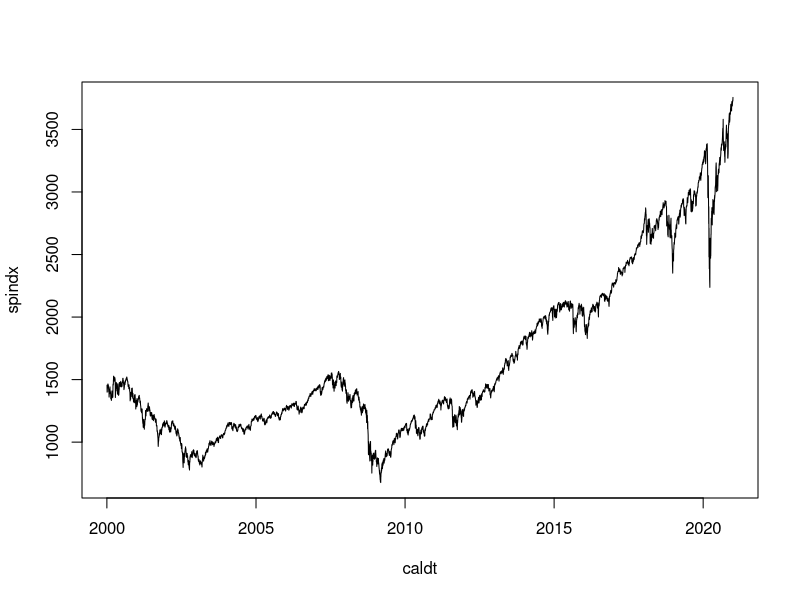
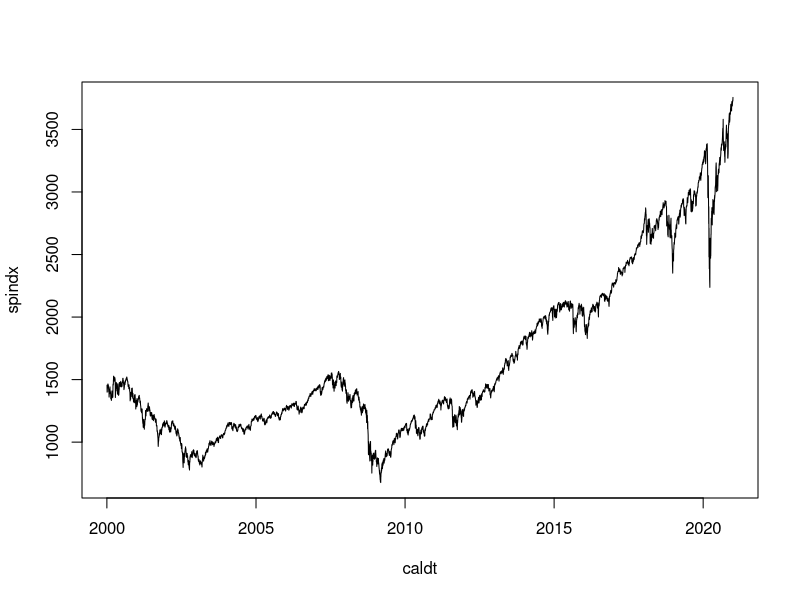
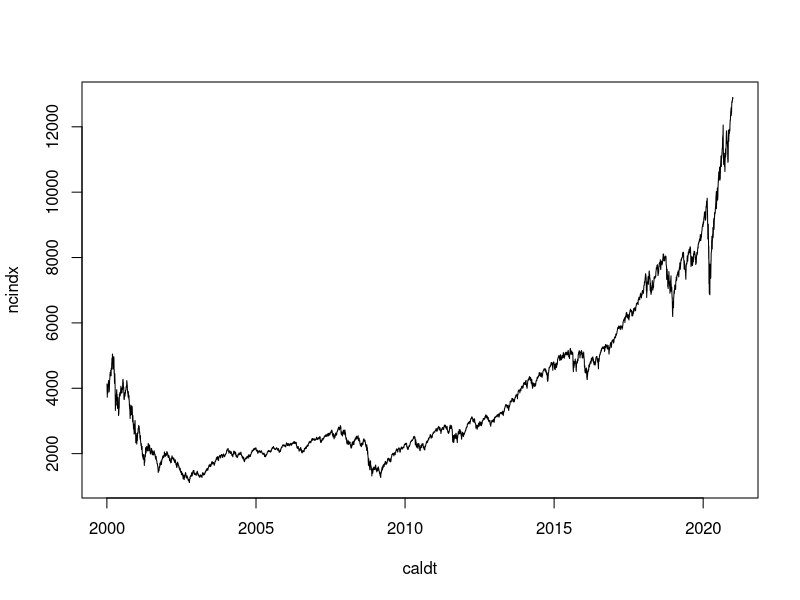
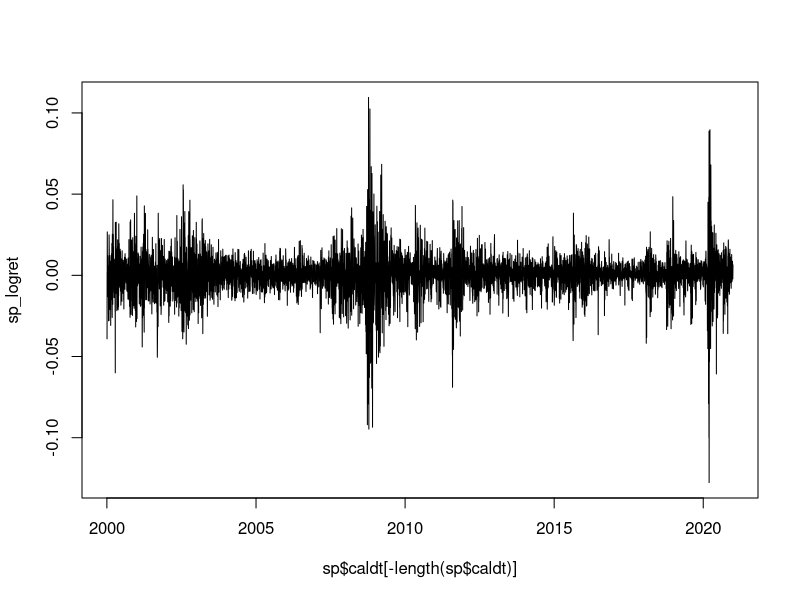
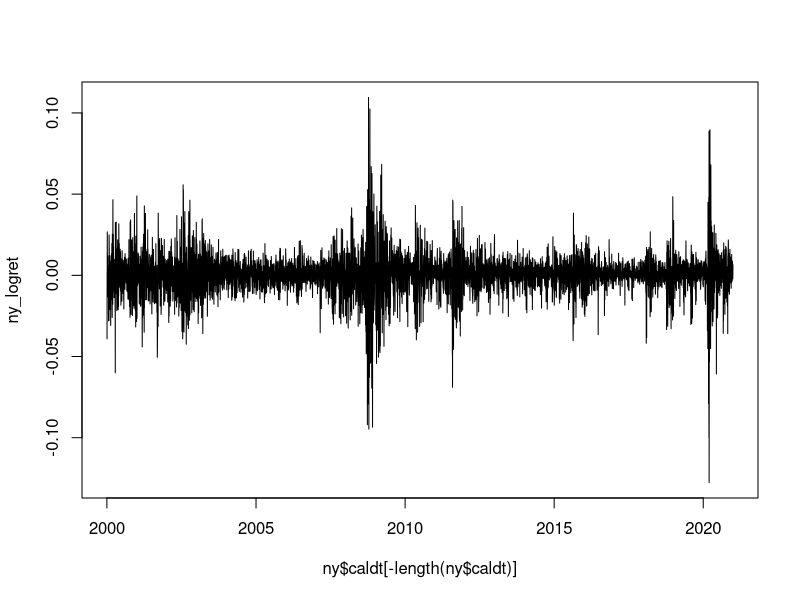
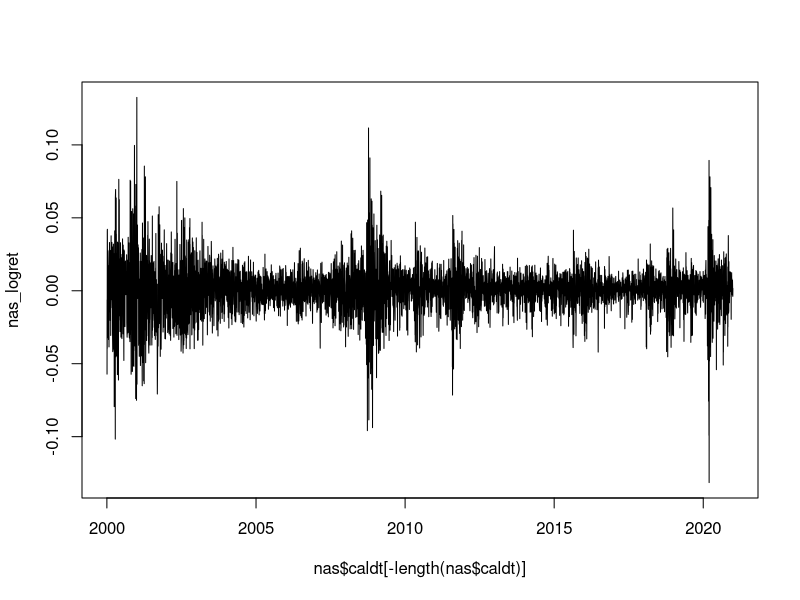
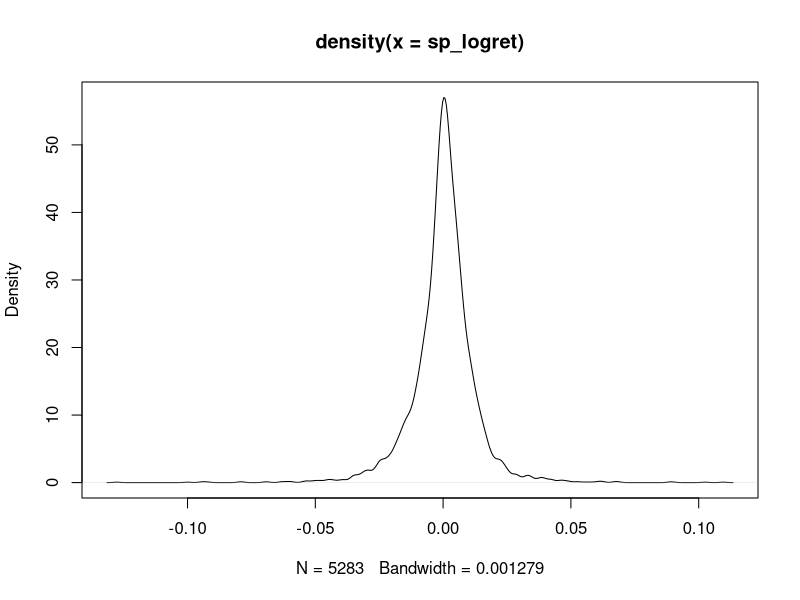
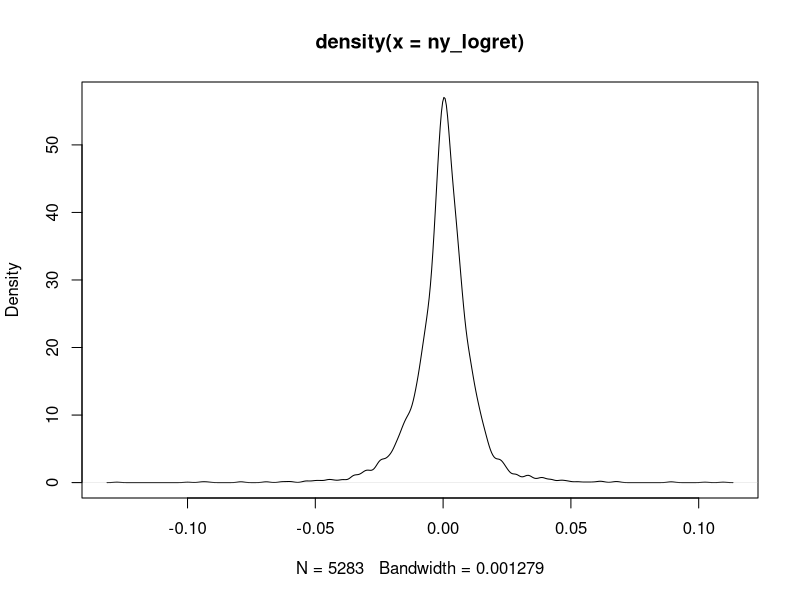

R code for these plots, in order:
## ---- chunk 1
setwd("..")
sp<-read.csv("Data/sp500.csv")
ny<-read.csv("Data/nyse.csv")
nas<-read.csv("Data/nasdaq.csv")
## ---- chunk 2
sp$caldt<-as.Date(sp$caldt, format="%d/%m/%Y")
ny$caldt<-as.Date(ny$caldt, format="%d/%m/%Y")
nas$caldt<-as.Date(nas$caldt, format="%d/%m/%Y")

str(sp)
str(ny)
str(nas)
## ---- chunk 3
plot(sp, type='l')
plot(ny, type='l')
plot(nas, type='l')
## ---- chunk 4
sp_logret <- diff(log(sp$spindx))
ny_logret <- diff(log(ny$spindx))
nas_logret <- diff(log(nas$ncindx))

plot(sp$caldt[-length(sp$caldt)],sp_logret,type='l')
plot(ny$caldt[-length(ny$caldt)],ny_logret, type='l')
plot(nas$caldt[-length(nas$caldt)],nas_logret, type='l')
## ---- chunk 5
plot(density(sp_logret))
plot(density(ny_logret))
plot(density(nas_logret))
## ---- chunk 6
qqnorm(sp_logret)
qqline(sp_logret,col='red')

qqnorm(ny_logret)
qqline(ny_logret,col='red')

qqnorm(nas_logret)
qqline(nas_logret,col='red')
## ---- chunk 7

## ---- chunk 8
acf(sp_logret)
acf(ny_logret)
acf(nas_logret)
## ---- chunk 9
acf(sp_logret^2)
acf(ny_logret^2)
acf(nas_logret^2)
## ---- chunk 10
pacf(sp_logret)
pacf(ny_logret)
pacf(nas_logret)
